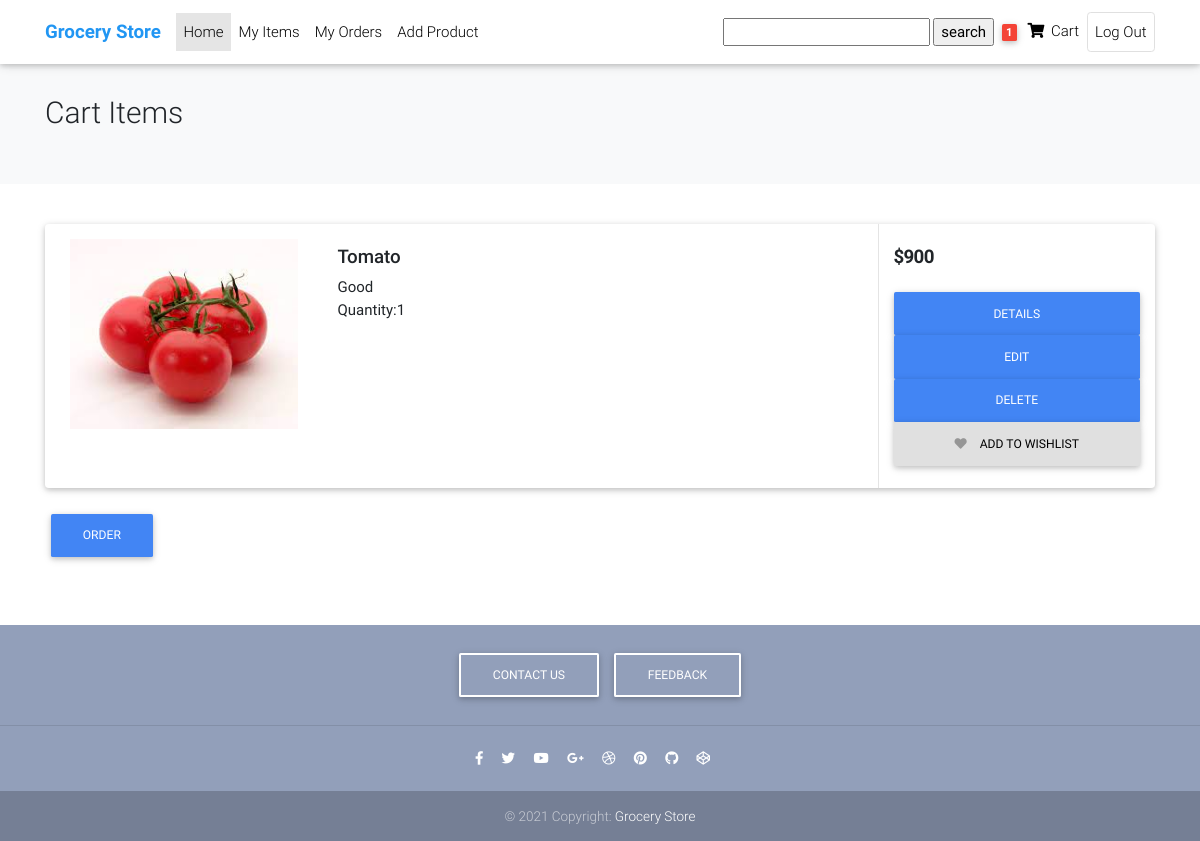
The app's page /cart/cart_items/1/ (signed in) with its own data.
### Cart/models/cartitem.py (models this page shows, shortened)
class CartItem(models.Model):
    ordered = models.BooleanField(default=False, blank=True, null=True)
    cart = models.ForeignKey(Cart, on_delete=models.CASCADE, blank=True, null=True)
    user = models.ForeignKey(User, on_delete=models.CASCADE, blank=True, null=True)
    product = models.ForeignKey(Product, on_delete=models.CASCADE, blank=True, null=True)
    price = models.IntegerField(default=0)
    quantity = models.IntegerField(default=1)

### Base/models/product.py (models this page shows, shortened)
class Product(models.Model):
    title = models.CharField(max_length=250, unique=True)
    description = models.TextField(max_length=250, blank=True, null=True)
    image = models.ImageField(upload_to='uploads/products/')
    price = models.IntegerField(default=0)
    created = models.DateTimeField(auto_now_add=True)
    category = models.ForeignKey(Categorie, on_delete=models.CASCADE,blank=True,null=True)
    quantity = models.IntegerField(default=1)
    user = models.ForeignKey(User, on_delete=models.CASCADE, blank=True, null=True)
    class Meta:
        ordering = ['created']

### Cart/views/cartitemslist.py (the view)
# urls.py: path('cart_items/<int:pk>/',CartItemsList.as_view(), name='cart_items'),
class CartItemsList(LoginRequiredMixin, ListView):
    model = CartItem
    context_object_name = 'cart_products'
    template_name = 'Cart/cartitems_list.html'
    def get_context_data(self, **kwargs):
        context = super().get_context_data(**kwargs)
        context['cart_products'] = context['cart_products'].filter(user=self.request.user)
        search_input = self.request.GET.get('search-area') or ''
        if search_input:
            context['cart_products'] = context['cart_products'].filter(title__startswith=search_input)
        context['search_input'] = search_input
        cart, _ = Cart.objects.get_or_create(user=self.request.user)
        context['quantity'] = cart.quantity
        context['count'] = context['cart_products'].count()
        return context

### Cart/templates/Cart/cartitems_list.html (shortened to what this page needs)
{% extends 'Base/basic.html' %}
{% load static %}
{% load crispy_forms_tags %}
{% load widget_tweaks %}
 {% block scripts %}
<table>
 <div style="min-height: 50px;"></div></table>
<link href={%static 'products_listing/css/bootstrap.css'%} rel="stylesheet" type="text/css"/>
<link href="{%static 'Product_detail/css/mdb.min.css' %}" rel="stylesheet">
   <link rel="stylesheet" href="https://use.fontawesome.com/releases/v5.11.2/css/all.css">
<link href={%static 'products_listing/css/ui.css'%} rel="stylesheet" type="text/css"/>
<link href={%static 'products_listing/css/responsive.css'%} rel="stylesheet" media="only screen and (max-width: 1200px)" />
 {% endblock scripts %}
{% block content %}
<section class="section-pagetop bg">
<div class="container">
	<h2 class="title-page">Cart Items</h2>
</div>
</section>
<section class="section-content padding-y">
<div class="container">
{% for cart_product in cart_products  %}
            <article class="card card-product-list">
                  <div class="row no-gutters">
                        <aside class="col-md-3">
                              <a href="#" class="img-wrap" style="padding : 15px;">
                                    <img src={{cart_product.product.image.url}}>
                              </a>
                        </aside>
                        <div class="col-md-6">
                              <div class="info-main">
                                    <a href="#" class="h5 title"> {{cart_product.product.title}} </a>
                                    <p>{{cart_product.product.description}} </p>
                                    <p>Quantity:{{cart_product.quantity}}</p>
                              </div>
                        </div>
                        <aside class="col-sm-3">
                              <div class="info-aside">
                                    <div class="price-wrap">
                                          <span class="price h5">${{cart_product.product.price}} </span>
                                    </div>
                                    <br>
                                    <p>
                                          <a href={%url 'product' cart_product.product.id %} class="btn btn-primary btn-block"> Details </a>
                                          <a href={%url 'update_item' cart_product.product.id%} class="btn btn-primary btn-block"> Edit </a>
                                          <a href={%url 'delete_item' cart_product.product.id%} class="btn btn-primary btn-block"> Delete </a>
                                          <a href="#" class="btn btn-light btn-block"><i class="fa fa-heart"></i>
                                                <span class="text">Add to wishlist</span>
                                          </a>
                                    </p>
                              </div>
                        </aside>
                  </div>
            </article>
{%empty%}
<h3> No Items are present</h3>
{% endfor %}
     <form action="{%url 'orders' request.user.id %}" method="GET">
                              <button type="submit" class="btn btn-primary">Order</button>
                              </form>
</div>
</section>
{% endblock content %}

### Cart/static/products_listing/css/ui.css (style rules this page uses)
html { font-family: "Inter", sans-serif; font-size: 15px; }
.img-wrap { text-align: center; display: block; }
.img-wrap img { max-width: 100%; }
.price-wrap { letter-spacing: -0.7px; }
.padding-y { padding-top: 40px; padding-bottom: 40px; }
article:after, .form-group:after { display: block; clear: both; content: ""; }
.bg { background-color: #f8f9fa; }
.title-page { color: #212529; }
p:last-child { margin-bottom: 0; }
.btn-light { background-color: #fff; border-color: #e4e4e4; }
.btn-light i { color: #969696; }
.btn i + .text { margin-left: 10px; }
[class*=card-product] a.title { color: #212529; display: block; }
[class*=card-product] p { margin-bottom: 0; }
[class*=card-product] .img-wrap { overflow: hidden; position: relative; }
[class*=card-product] .img-wrap img { height: 100%; max-width: 100%; width: auto; display: inline-block; -o-object-fit: cover; object-fit: cover; }
.card-product-list { margin-bottom: 20px; }
.card-product-list .img-wrap { height: 220px; border-radius: 0.37rem 0 0 0.37rem; }
.card-product-list .info-main { padding: 1.5rem 1rem; }
.card-product-list .info-aside { padding: 1.5rem 1rem; border-left: 1px solid #e4e4e4; height: 100%; }
.card .img-wrap { overflow: hidden; }
.price { font-weight: 600; color: #212529; }
.section-pagetop { padding: 45px 0; }

### Base/templates/Base/basic.html (style rules this page uses)
html, body, header, .carousel { height: 60vh; }
.card { min-width: 260px; }

### records on screen
CartItem: product.image (picture), product "Tomato", product.description "Good", quantity "1", product.price "900"

### other values on screen
{{ quantity }} "1"
